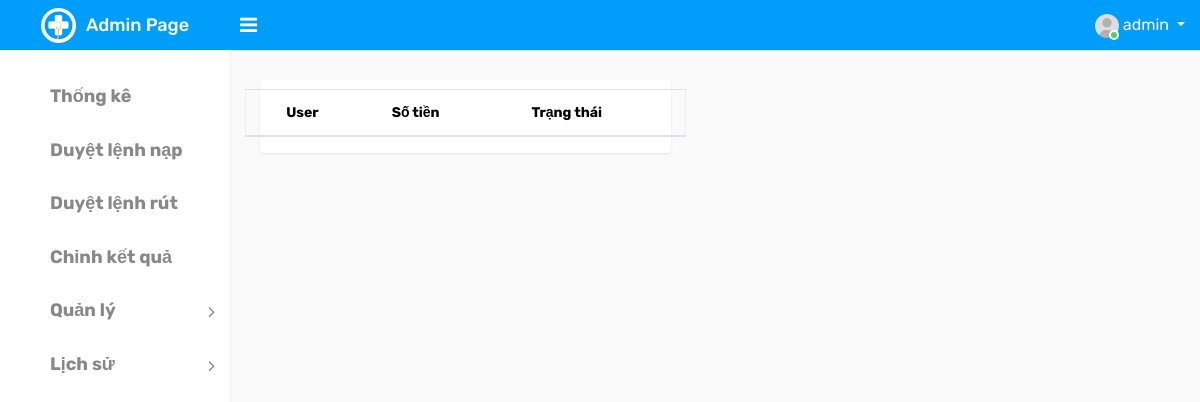
The page /list_accept_output_money/ (signed in) on the database as committed earlier.
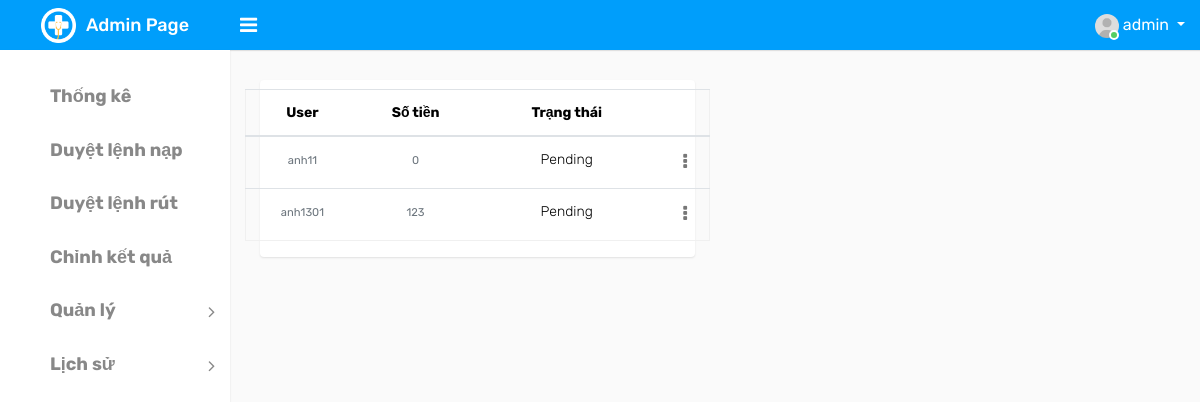
The same page on the database as committed later.
### ModuleApp/models.py (models this page shows, shortened)
class OutputMoney(models.Model):
    id = models.UUIDField(primary_key=True, default=uuid.uuid4, editable=False)
    create_at = models.DateTimeField(auto_now_add=True)
    value = models.IntegerField(null=False)
    status_choice = (('Pending', 'Pending'), ('Success', 'Success'), ('Fail', 'Fail'))
    status = models.CharField(choices=status_choice, default='Pending', max_length=20)
    user = models.ForeignKey(
        User, on_delete=models.CASCADE, related_name='output_money'
    )

class User(AbstractUser):
    id = models.UUIDField(primary_key=True, default=uuid.uuid4, editable=False)
    code = models.IntegerField(null=True)
    wallet = models.IntegerField(default=0)
    wallet_password = models.CharField(max_length=6, null=True, default=None)
    type_choice = ((0, 'Normal'), (1, 'Admin'), (2, 'Staff'), (3, 'Guest'))
    type = models.IntegerField(choices=type_choice, default=0)
    referrer = models.IntegerField(null=True)
    create_at = models.DateTimeField(auto_now_add=True)
    update_at = models.DateTimeField(auto_now=True)

### ModuleApp/decorators.py (the view)
    def function(request, *args, **kwargs):
        user=request.user.username
        if user=='admin':
            return view_func(request, *args, **kwargs)
        else:
            return HttpResponse("Chức năng này chỉ dành cho Admin!")

### ModuleApp/views.py (called while the page is built)
@login_required
@admin_only
def list_accept_output_money(request):
    outputMoney=OutputMoney.objects.filter(status='Pending')
    context={'data': outputMoney}
    return render(request, 'home/listacceptoutputmoney.html', context)

### templates/home/listacceptoutputmoney.html (shortened to what this page needs)
{% extends 'index/index.html' %}
{% block content %}
<div class="d-flex flex" id="content-body">
    <div class="d-flex flex-column flex card">
        <div class="padding">
            <div class="row ">
                <table id="table" class="table" data-mobile-responsive="true"
                    style="text-align: center;margin-top: 9px;">
                    <thead>
                        <tr>
                            <th data-sortable="true" data-field="stt" style="width: 3cm;">User</th>
                            <th data-sortable="true" data-field="stt" style="width: 3cm;">Số tiền</th>
                            <th data-sortable="true" data-field="bsx" style="width: 5cm;">Trạng thái</th>
                            <th></th>
                        </tr>
                    </thead>
                    <tbody>
                        {% for i in data %}
                        <tr class=" " data-id="5">
                            <td style="min-width:20px;">
                                <small class="text-muted">{{ i.user }}</small>
                            </td>
                            <td style="min-width:20px;">
                                <small class="text-muted">{{ i.value }}</small>
                            </td>
                            <td>{{i.status}}</td>
                            <td class="text-right">
                                <div class="dropdown dropdown-action">
                                    <a href="#" class="action-icon dropdown-toggle" data-toggle="dropdown"
                                        aria-expanded="false"><i class="fa fa-ellipsis-v"></i></a>
                                </div>
                            </td>
                        </tr>
                        {% endfor %}
                    </tbody>
                </table>
            </div>
        </div>
    </div>
</div>
{% endblock %}

Rows that differ between the two databases and show on the page:
added OutputMoney: user "anh11", value "0", status "Pending"
added OutputMoney: user "anh1301", value "123", status "Pending"
